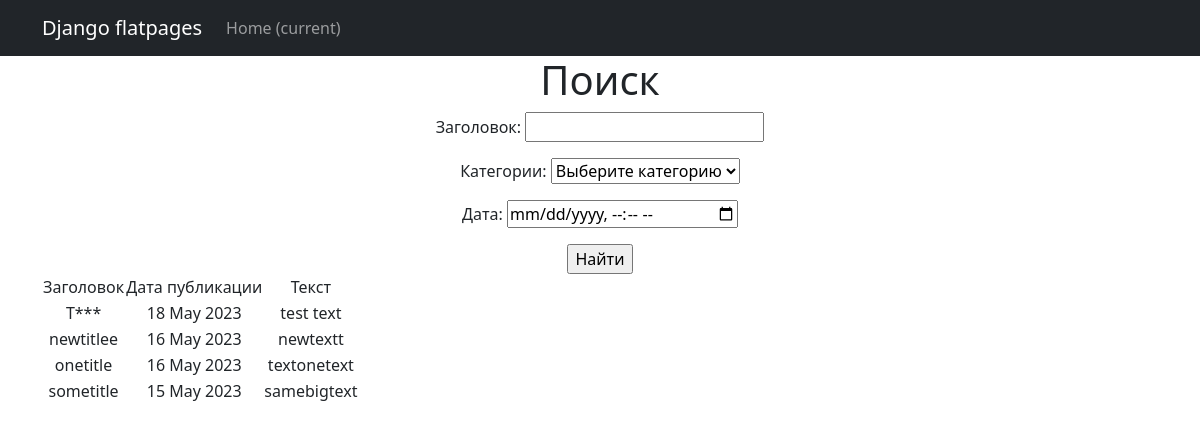
The page /news/search/ on the database as committed earlier.
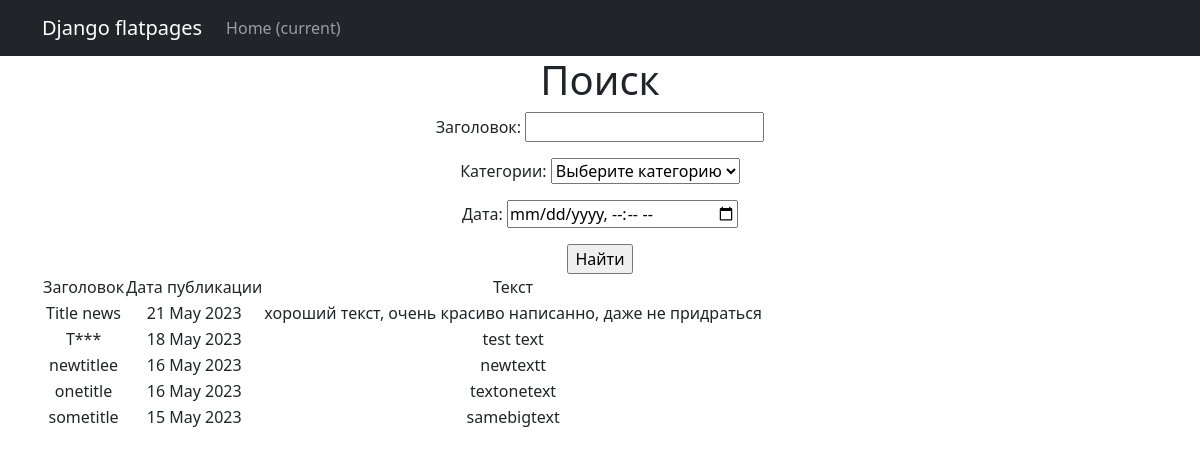
The same page on the database as committed later.
### New/models.py (models this page shows, shortened)
class Post (models.Model):
    postAuthor = models.ForeignKey('Author', on_delete=models.CASCADE)
    NEWS ='NW'
    ARTICLE = 'AR'
    CATEGORY_CHOICES = (
        (NEWS,'Новость'),
        (ARTICLE, 'Статья'),
    )
    categoryType =  models.CharField(max_length=2, choices=CATEGORY_CHOICES, default=ARTICLE)
    dataCreation = models.DateTimeField(auto_now_add=True)
    postCategory = models.ManyToManyField(Category, through='PostCategory')
    title = models.CharField(max_length=128)
    text = models.TextField(max_length=128)
    rating = models.SmallIntegerField(default=0)

### New/views.py (the view)
# urls.py: path('search/', PostSearch.as_view(), name='post_search'),
class PostSearch(ListView):
    model = Post
    template_name = 'post_search.html'
    context_object_name = 'post_search'
    ordering = '-dataCreation'
    def get_context_data(self, **kwargs):
        context = super().get_context_data(**kwargs)
        context['time_now'] = datetime.utcnow()
        context['filter'] = PostFilter(self.request.GET, queryset=self.get_queryset())
        context['Post'] = None
        return context

### New/models.py (called while the page is built)
    def __str__(self):
        return f'{self.name}'

### New/templatetags/custom_filters.py (called while the page is built)
@register.filter()
def censor(sentence):
    text = sentence.split()
    for i, word in enumerate(text):
        if word in bad_words:
            text[i] = word[0] + '***'
    return ' '.join(text)

### templates/Post_search.html (shortened to what this page needs)
{% extends 'flatpages/default.html' %}
{% load custom_filters %}
{% load custom_tags %}
{% block content %}
    <h1>Поиск</h1>
<form action="" method="get">
       {{ filter.form.as_p }}
       <input type="submit" value="Найти" />
   </form>
    {% if post_search %}
       <table>
           <tr>
               <td> Заголовок </td>
               <td> Дата публикации </td>
               <td> Текст </td>
           </tr>
           {% for post in post_search %}
           <tr>
               <td>{{ post.title|censor }}</td>
               <td>{{ post.dataCreation|date:'d M Y' }}</td>
               <td>{{ post.text|truncatewords:20 }}</td>
           </tr>
           {% endfor %}
       </table>
   {% else %}
       <h2>Постов нет!</h2>
   {% endif %}
{% endblock content %}

Rows that differ between the two databases and show on the page:
added Post: title|censor "Title news", dataCreation "21 May 2023", text "хороший текст, очень красиво написанно, даже не придраться"
